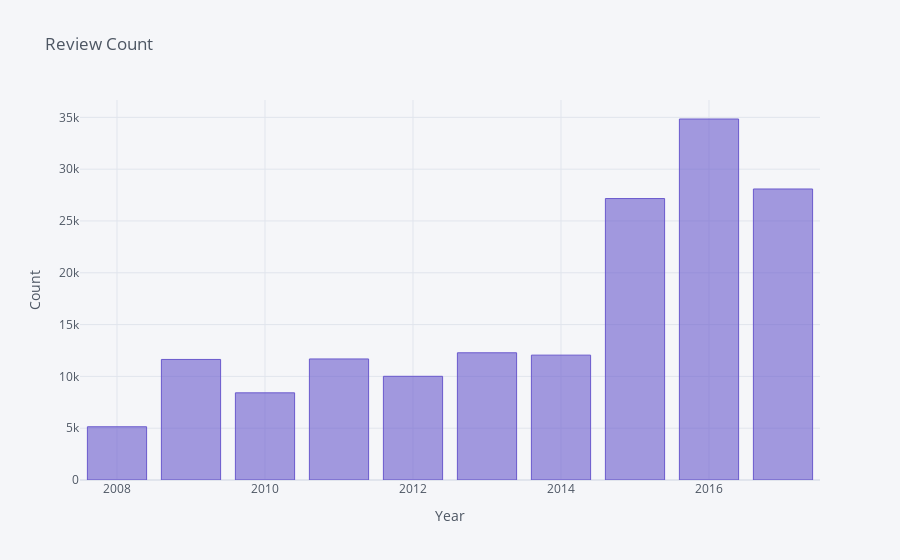

This figure's notebook cell:
### Markdown cell above
## Date Time

### Code cell
df_train.year.value_counts().iplot(kind='bar', 
                               title='Review Count',
                               xTitle='Year',
                               yTitle='Count',
                               color='slateblue')

### Figure 1 — Plotly figure (JSON) as saved in the notebook; plotly's stock layout.template omitted (floating-point values rounded to 4 significant figures)
{"data": [{"marker": {"color": "rgba(106, 90, 205, 0.6)", "line": {"color": "rgba(106, 90, 205, 1.0)", "width": 1}}, "name": "year", "orientation": "v", "text": "", "type": "bar", "x": [2016, 2017, 2015, 2013, 2014, 2011, 2009, 2012, 2010, 2008], "y": [34842, 28087, 27164, 12278, 12051, 11682, 11636, 10007, 8413, 5137]}], "layout": {"legend": {"bgcolor": "#F5F6F9", "font": {"color": "#4D5663"}}, "paper_bgcolor": "#F5F6F9", "plot_bgcolor": "#F5F6F9", "title": {"font": {"color": "#4D5663"}, "text": "Review Count"}, "xaxis": {"gridcolor": "#E1E5ED", "showgrid": true, "tickfont": {"color": "#4D5663"}, "title": {"font": {"color": "#4D5663"}, "text": "Year"}, "zerolinecolor": "#E1E5ED"}, "yaxis": {"gridcolor": "#E1E5ED", "showgrid": true, "tickfont": {"color": "#4D5663"}, "title": {"font": {"color": "#4D5663"}, "text": "Count"}, "zerolinecolor": "#E1E5ED"}}}
